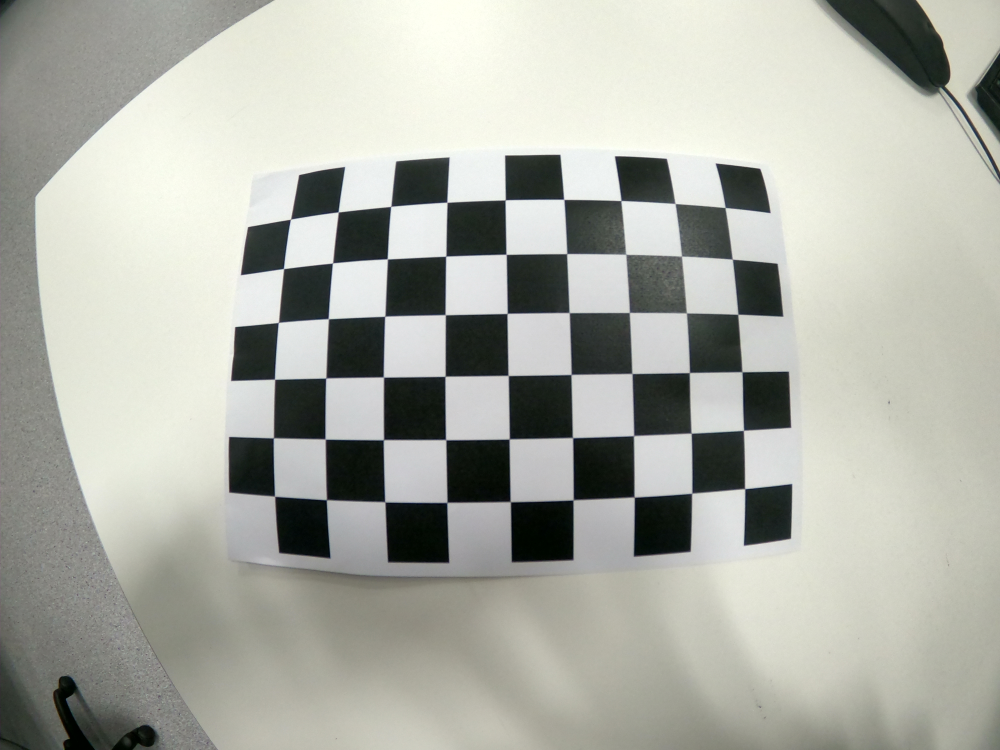
#> input picture calib_images/GOPR7326.JPG, 4000 x 3000 px (shown at 1/4 size)
$ python calibrate_gopro.py
#> lines starting #> are read from the running program, lines starting #| are printed output that depends on the picture
#> pass 3 of the loop in calibrate, `for ext in ("*.jpg", "*.JPG", "*.jpeg", "*.png", "*.PNG"):`:
#> the loop made 5 passes; the first 3 are shown
"""
GoPro Wide 相机标定工具
========================
步骤：
  1. 打印 calibration_checkerboard.png（A4纸，贴在硬纸板上）
  2. 用 GoPro Wide 模式拍20-30张棋盘格照片，放入 calib_images/ 文件夹
  3. 运行：python calibrate_gopro.py

输出：
  - calib_images/gopro_calib.npz  ← 精确相机内参，供 aruco_detect.py 使用
  - 每张图的角点检测结果（目视确认）
"""

import cv2
import numpy as np
import glob
import os
from pathlib import Path

ROOT = Path(__file__).resolve().parent.parent

# ── 棋盘格参数（必须和打印的一致）──────────────────────────────────
# 内角点数：格子数-1，例如 9x6 的棋盘格有 8x5 个内角点
BOARD_W = 9   # 横向内角点数
BOARD_H = 6   # 纵向内角点数
SQUARE_MM = 25  # 每个格子的边长（毫米），打印后用尺子量一下

CALIB_DIR = str(ROOT / "calib_images")
OUTPUT_FILE = str(ROOT / "calib_images/gopro_calib.npz")


def generate_checkerboard():
    """生成棋盘格图片用于打印"""
    squares_x = BOARD_W + 1
    squares_y = BOARD_H + 1
    square_px = 80  # 每格像素大小（打印时按A4缩放）
    w = squares_x * square_px
    h = squares_y * square_px

    img = np.ones((h, w), dtype=np.uint8) * 255
    for row in range(squares_y):
        for col in range(squares_x):
            if (row + col) % 2 == 0:
                x1, y1 = col * square_px, row * square_px
                img[y1:y1+square_px, x1:x1+square_px] = 0

    fname = str(ROOT / "calib_images/calibration_checkerboard.png")
    cv2.imwrite(fname, img)
    print(f"棋盘格已生成: {fname}")
    print(f"  规格: {squares_x}x{squares_y} 格, 内角点 {BOARD_W}x{BOARD_H}")
    print(f"  打印说明: A4纸打印，贴在硬纸板上保持平整")
    print(f"  打印后用尺子量一个格子的实际边长，更新 SQUARE_MM 参数\n")
    return fname


def calibrate():
    os.makedirs(CALIB_DIR, exist_ok=True)

    # 找棋盘格图片
    images = []
    for ext in ("*.jpg", "*.JPG", "*.jpeg", "*.png", "*.PNG"):
        images += glob.glob(os.path.join(CALIB_DIR, ext))
    images = sorted(images)

    if len(images) == 0:
        print(f"未找到图片！请把 GoPro 拍的棋盘格照片放入: {CALIB_DIR}/")
        return

    print(f"找到 {len(images)} 张图片，开始标定...\n")

    # 3D 世界坐标（棋盘格平面，Z=0）
    objp = np.zeros((BOARD_H * BOARD_W, 3), np.float32)
    objp[:, :2] = np.mgrid[0:BOARD_W, 0:BOARD_H].T.reshape(-1, 2)
    objp *= SQUARE_MM

    objpoints = []  # 3D 点
    imgpoints = []  # 2D 像素点
    img_size = None

    criteria = (cv2.TERM_CRITERIA_EPS + cv2.TERM_CRITERIA_MAX_ITER, 30, 0.001)

    good = 0
    for i, fname in enumerate(images):
        img = cv2.imread(fname)
#> img is the input picture: shape (3000, 4000, 3); mean B, G, R 166.4, 175, 173.2
        if img is None:
            continue
        gray = cv2.cvtColor(img, cv2.COLOR_BGR2GRAY)
        if img_size is None:
            img_size = (gray.shape[1], gray.shape[0])
#> img_size = (4000, 3000)

        ret, corners = cv2.findChessboardCorners(gray, (BOARD_W, BOARD_H), None)
#> ret = True; corners = 54 rows, first 8: [2980.8, 1953.9], [2768.5, 1974], [2537.5, 1989.5], [2294, 2002], [2043, 2008], [1789, 2011.5], [1539, 2011], [1306.5, 2000.5]

        if ret:
            good += 1
            corners2 = cv2.cornerSubPix(gray, corners, (11, 11), (-1, -1), criteria)
#> corners2 = 54 rows, first 8: [2980.6, 1956.9], [2768.8, 1974.7], [2538.7, 1990.4], [2293.9, 2001.4], [2042.6, 2008.6], [1788.8, 2011.7], [1540.7, 2009.4], [1306.5, 2001]
            objpoints.append(objp)
            imgpoints.append(corners2)

            # 画角点预览
            preview = img.copy()
            cv2.drawChessboardCorners(preview, (BOARD_W, BOARD_H), corners2, ret)
            cv2.putText(preview, f"OK #{good}", (20, 40),
                        cv2.FONT_HERSHEY_SIMPLEX, 1.2, (0, 255, 0), 3)
            cv2.imshow("Calibration", cv2.resize(preview, (800, 500)))
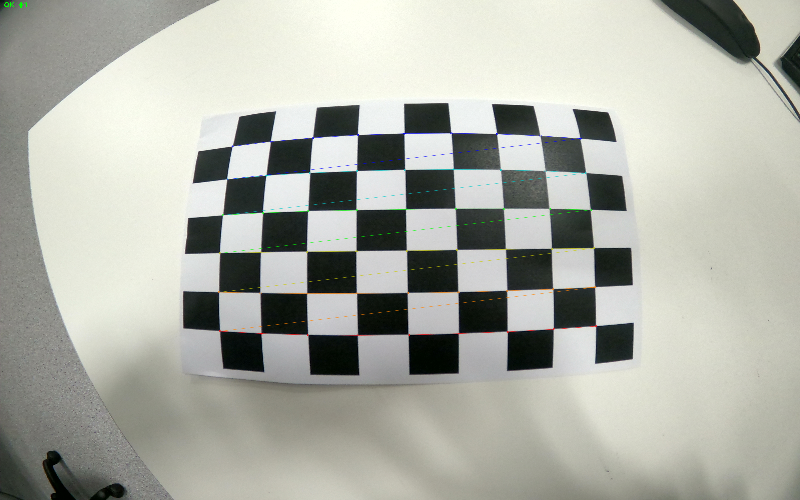
#> window 'Calibration': shape (500, 800, 3); mean B, G, R 166.4, 175.3, 173.3
#> pass 3 of the loop in calibrate, `for i, fname in enumerate(images):`:
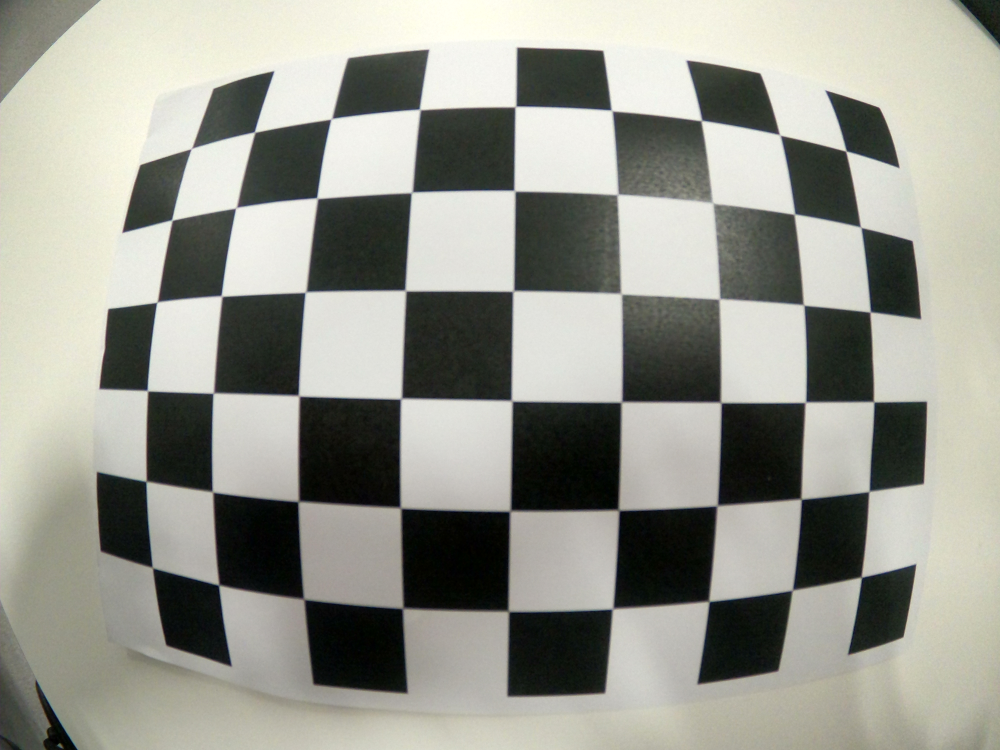
#> input picture calib_images/GOPR7327.JPG, 4000 x 3000 px (shown at 1/4 size)
#> in calibrate, img is the input picture: shape (3000, 4000, 3); mean B, G, R 143.5, 152.8, 152
#> corners = 54 rows, first 8: [3446.5, 2310], [3181, 2350], [2826, 2396], [2452, 2435.5], [2034.5, 2444], [1612.5, 2432.5], [1216.5, 2396.5], [877.5, 2341]
#> corners2 = 54 rows, first 8: [3447.8, 2310.7], [3181, 2350], [2826, 2396], [2450.2, 2438.9], [2036.5, 2449.4], [1610.3, 2437], [1217.1, 2400], [875.2, 2342.7]
#> in calibrate, `cv2.imshow("Calibration", cv2.resize(preview, (800, 500)))`:
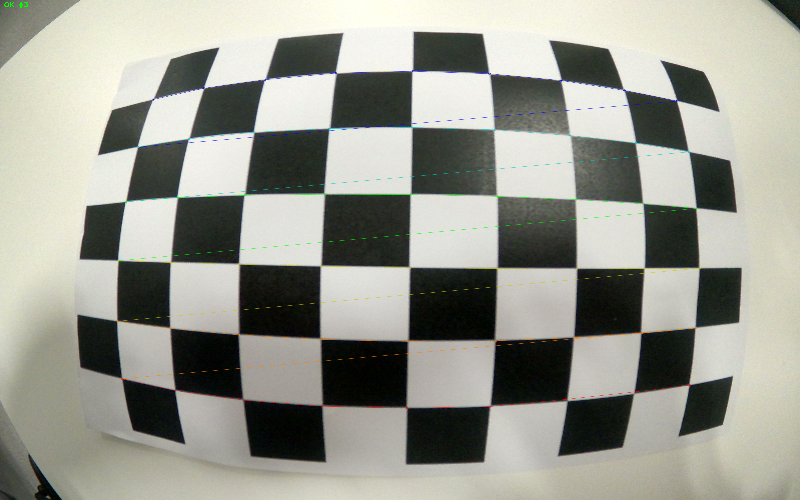
#> window 'Calibration': shape (500, 800, 3); mean B, G, R 143.5, 153.1, 152.1
#> the loop made 8 passes; the first 3 are shown
            cv2.waitKey(300)
            print(f"  [{i+1:02d}/{len(images)}] ✓ {os.path.basename(fname)}")
        else:
            print(f"  [{i+1:02d}/{len(images)}] ✗ 未检测到角点: {os.path.basename(fname)}")

    cv2.destroyAllWindows()

    if good < 10:
        print(f"\n⚠️  只有 {good} 张图成功检测到角点，建议至少15张。")
        print("请补拍更多角度的照片后重新运行。")
        return

    print(f"\n成功使用 {good} 张图，正在计算标定参数...")

    ret, K, dist, rvecs, tvecs = cv2.calibrateCamera(
        objpoints, imgpoints, img_size, None, None)

    # 计算重投影误差（越小越好，通常 < 1.0 像素）
    total_err = 0
    for i in range(len(objpoints)):
        proj, _ = cv2.projectPoints(objpoints[i], rvecs[i], tvecs[i], K, dist)
        total_err += cv2.norm(imgpoints[i], proj, cv2.NORM_L2) / len(proj)
    mean_err = total_err / len(objpoints)

    print(f"\n标定完成！")
    print(f"  相机矩阵 K:\n{K}")
    print(f"  畸变系数 dist: {dist.ravel()}")
    print(f"  重投影误差: {mean_err:.4f} px  {'✓ 良好' if mean_err < 1.0 else '⚠️ 偏大，建议补拍'}")

    np.savez(OUTPUT_FILE, K=K, dist=dist, img_size=img_size)
    print(f"\n参数已保存: {OUTPUT_FILE}")
    print("下一步：运行 aruco_detect.py 时会自动加载此文件")


def main():
    # 先生成棋盘格图片
    if not os.path.exists(str(ROOT / "calib_images/calibration_checkerboard.png")):
        generate_checkerboard()
    else:
        print(f"棋盘格图片已存在: {ROOT / 'calib_images/calibration_checkerboard.png'}")

    # 如果 calib_images/ 有图就直接标定
    calib_files = glob.glob(os.path.join(CALIB_DIR, "*.jpg")) + \
                  glob.glob(os.path.join(CALIB_DIR, "*.JPG")) + \
                  glob.glob(os.path.join(CALIB_DIR, "*.png"))
    if calib_files:
        calibrate()
    else:
        print(f"\n请把 GoPro Wide 模式拍的棋盘格照片放入: {CALIB_DIR}/")
        print("拍摄建议：")
        print("  - 20-30张，每张改变棋盘格的角度和位置")
        print("  - 覆盖画面四个角、中间、不同倾斜角度")
        print("  - 棋盘格占画面至少 1/4")
        print("  - 保持棋盘格平整，不要遮挡任何角点")
        print("\n放好照片后重新运行此脚本")


if __name__ == "__main__":
    main()
